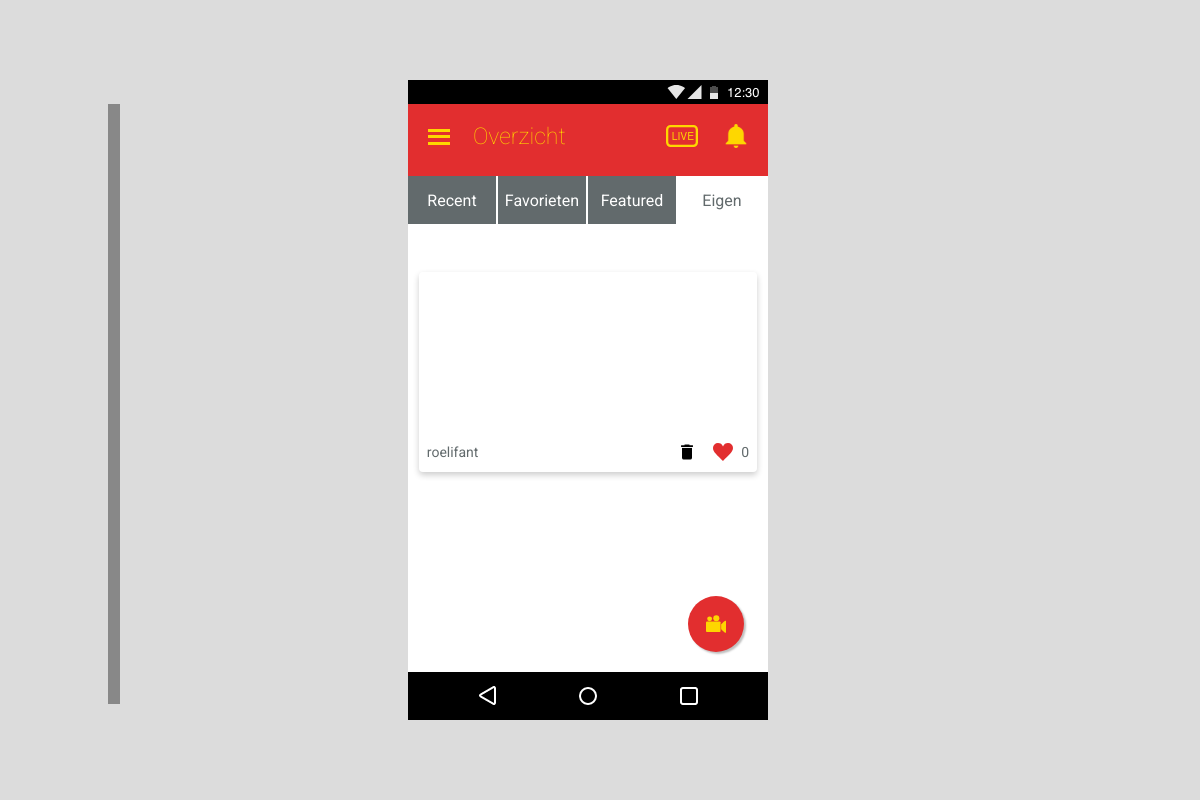
The page /overview4.php (signed in) on the database as committed earlier.
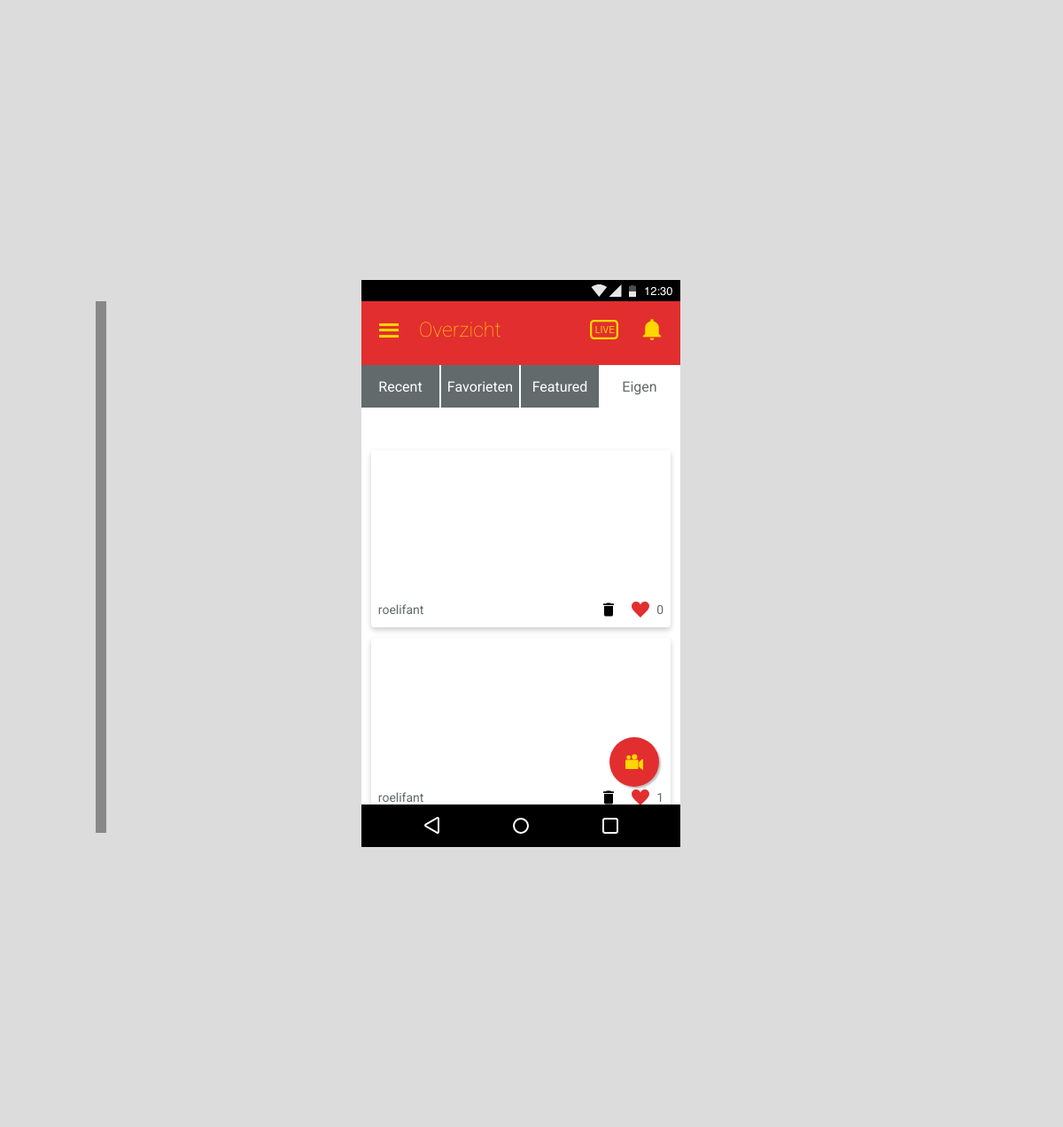
The same page on the database as committed later.
### tables this page shows
CREATE TABLE `videos` (
  `id` int(11) NOT NULL,
  `data` varchar(200) NOT NULL,
  `timestamp` int(11) NOT NULL,
  `uploader` varchar(200) NOT NULL,
  `stemmen` int(11) NOT NULL,
  `status` varchar(200) NOT NULL
);

### classes/Melding.php (called while the page is built, shortened)
<?php
    class Melding
    {
        public function countAllNew(){
            $conn = Db::getInstance();
            $statement = $conn->prepare("SELECT * FROM meldingen WHERE ontvanger = :ontvanger AND gezien = 'false';");
            $statement->bindValue(":ontvanger", $_SESSION["user"]);
            $statement->execute();
            $res = $statement->fetchAll(PDO::FETCH_ASSOC);
            $rows = count($res);
            return $rows;
        }
}

### classes/Video.php (called while the page is built, shortened)
<?php
    class Video
    {
        private $m_iVotes;
        private $m_bVoted;
        public function __set($p_sProperty, $p_vValue)
        {
            switch ($p_sProperty) {
                case "Votes":
                    $this->m_iVotes = $p_vValue;
                    break;
                case "Voted":
                    $this->m_bVoted = $p_vValue;
                    break;
            }
        }
        public function __get($p_sProperty)
        {
            switch ($p_sProperty) {
                case "Votes":
                    return $this->m_iVotes;
                    break;
                case "Voted":
                    return $this->m_bVoted;
                    break;
            }
        }
        public function checkVote($p_iVideoid, $p_iUserid){
            $conn = Db::getInstance();
            $statement1 = $conn->prepare("SELECT * FROM stemmen WHERE video_id = :video_id;");
            $statement1->bindValue(":video_id", $p_iVideoid);
            $statement1->execute();
            $res = $statement1->fetchAll(PDO::FETCH_ASSOC);
            $rows = count($res);
            $this->Votes = $rows;
            $conn = Db::getInstance();
            $statement = $conn->prepare("SELECT * FROM videos WHERE id = :video_id ORDER BY id DESC;");
            $statement->bindValue(":video_id", $p_iVideoid);
            $statement->execute();
            $res = $statement->fetch(PDO::FETCH_ASSOC);
            if($res["uploader"] == $_SESSION["user"]){
                $this->Voted = true;
            }
        }
        public function printUploads(){
            $conn = Db::getInstance();
            $statement = $conn->prepare("SELECT * FROM videos WHERE uploader = :user ORDER BY id DESC;");
            $statement->bindValue(":user", $_SESSION["user"]);
            $statement->execute();
            return $statement->fetchAll(PDO::FETCH_ASSOC);
        }
    }

### overview4.php (the view, shortened to what this page needs)
<?php
    $videos = new Video;
    $res = $videos->printUploads();
    $videos->feature();
?><!DOCTYPE html>
<html lang="en">
<head>
</head>
</head>
<body>
    <div class="container">
        <div class="fill">
        </div>
        <div class="scherm">
            <img class="sysbar" src="images/sysbar-top.png" alt="android systeem balk" />
            <?php include_once("includes/mainHeader.php") ?>
            <main>
               <nav>
                  <a href="overview.php">Recent</a>
                  <a href="overview2.php">Favorieten</a>
                  <a href="overview3.php">Featured</a>
                  <a href="overview4.php">Eigen</a>
               </nav>
               <div id="videocontainer">
                <?php foreach ( $res as $key => $video): ?>
                  <div class="video">
                     <div class="imgcontainer">
                        <a href='pages/videoPlayer.php?id=<?php echo $video["id"];?>'>
                         <video src="<?php echo "uploads/videos/" . $video["data"]?>" alt="video thumbnail">
                             <source src="uploads/videos/<?php echo $video["data"] ?>" type="video/webm">
                         </video>
                         </a>
                     </div>
                     <div class="actionbar">
                        <p class="naam"><?php echo $video["uploader"]?></p>
                        <div class="right-actions">
                          <?php if($video["uploader"] == $_SESSION["user"]) : ?>
                          <a href="#" class="verwijder">
                           <img src="images/ic_delete.svg" alt="verwijder je video" />
                            </a>
                           <?php else : ?>
                           <a href="#" class="rapporteer">
                               <p>!</p>
                           </a>
                           <?php endif ; ?>
                           <a href="#" class="stem">
                               <img src="images/ic_favorite.svg" alt="markeer als favoriet" />
                            </a>
                            <p class="count"><?php $videos->checkVote($video["id"], $_SESSION["userid"]);
        if($videos->Voted == true){
                                echo $videos->Votes;
    }
                                ?>
                            </p>
                        </div>
                     </div>
                  </div>
                  <?php endforeach; ?>
                  </div>
               <button id="upload"><img src="images/ic_camera.svg" alt="opnemen camera icoon" /></button>
            </main>
            <img class="sysbar" src="images/navbar-bot.png" alt="android navigatie balk" />
        </div>
        <div class="fill">
        </div>
    </div>
</body>
</html>

Rows that differ between the two databases and show on the page:
added videos: uploader "roelifant", Votes "1"
